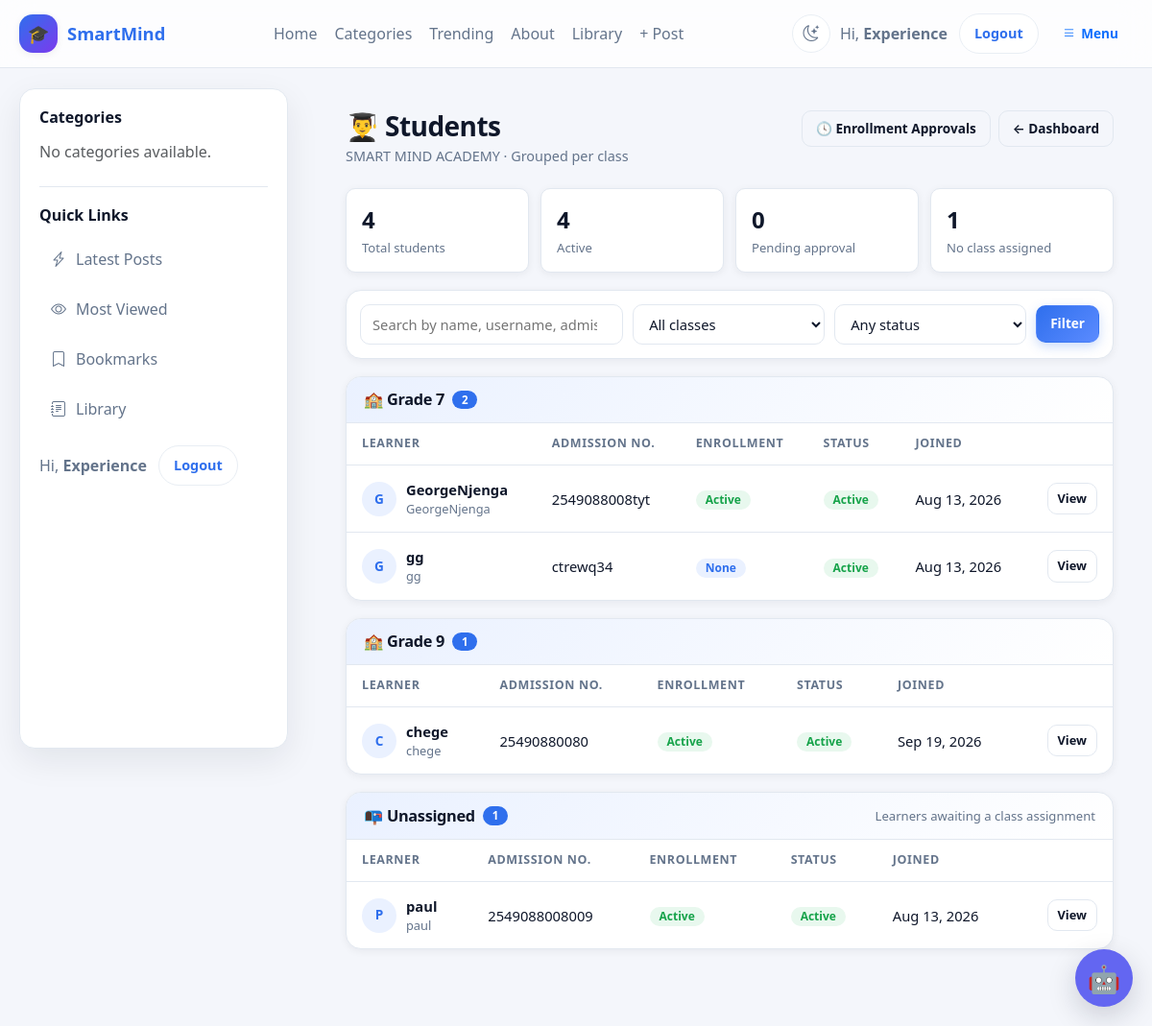
Before: /accounts/students/ (signed in) with the older database file.
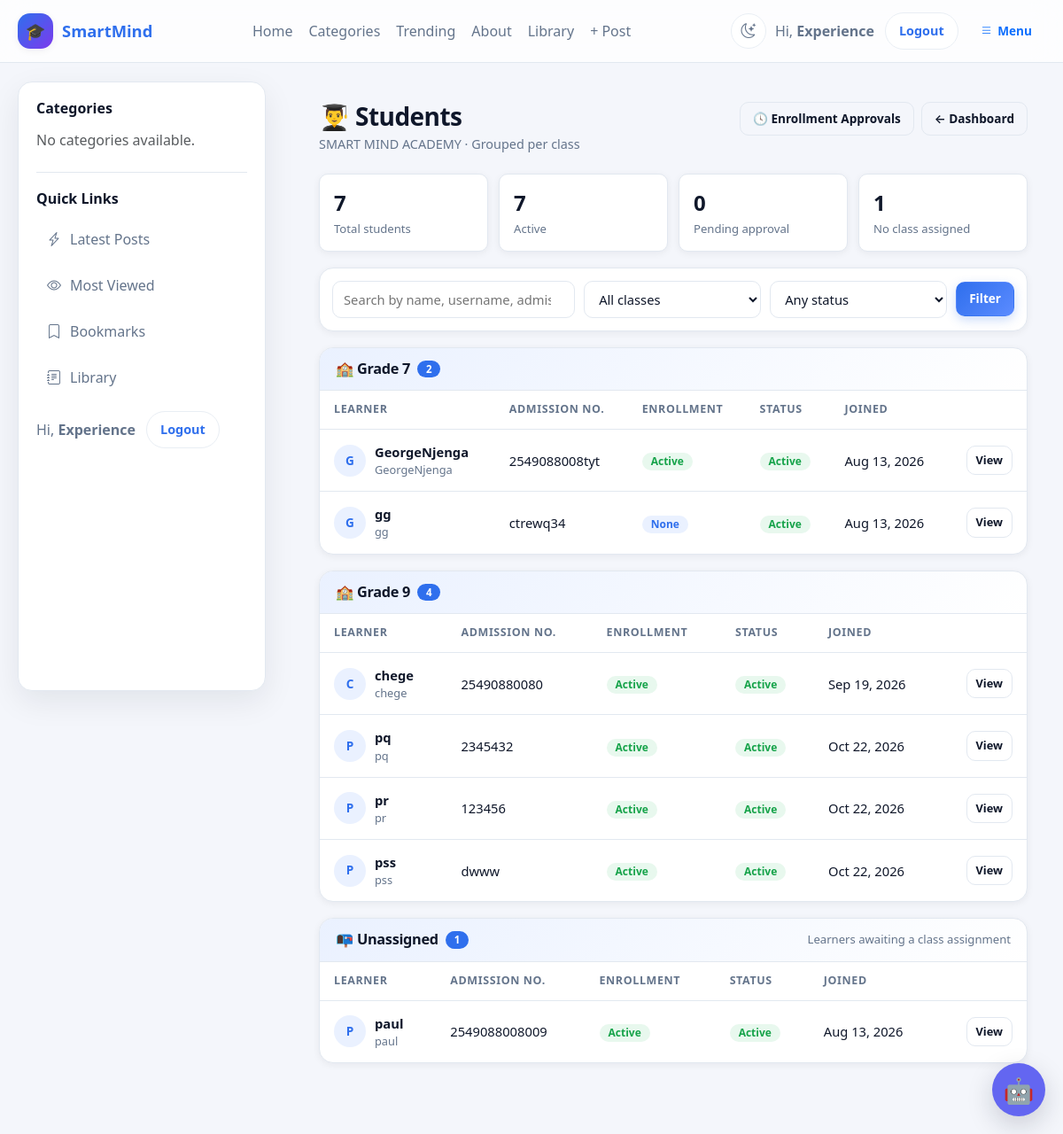
After: the same page with the newer database file.
### schools/models.py (models this page shows, shortened)
class SchoolClass(models.Model):
    LEVEL_CHOICES = [
        ("pre_primary", "Pre-Primary"),
        ("lower_primary", "Lower Primary"),
        ("upper_primary", "Upper Primary"),
        ("junior_school", "Junior School"),
        ("senior_school", "Senior School"),
    ]
    school = models.ForeignKey(
        School,
        on_delete=models.CASCADE,
        related_name="classes"
    )
    name = models.CharField(max_length=50)
    level = models.CharField(
        max_length=30,
        choices=LEVEL_CHOICES
    )
    order = models.PositiveSmallIntegerField(
        default=1,
        help_text="Used to sort classes."
    )
    is_active = models.BooleanField(default=True)
    class Meta:
        unique_together = ("school", "name")
        ordering = ["order", "name"]

### accounts/models.py (models this page shows, shortened)
class User(AbstractUser):
    ROLE_CHOICES = [
        ("school_admin", "School Admin"),
        ("teacher", "Teacher"),
        ("student", "Student"),
        ("parent", "Parent"),
    ]
    role = models.CharField(
        max_length=20,
        choices=ROLE_CHOICES,
        default="student",
        db_index=True,
    )
    school = models.ForeignKey(
        "schools.School",
        on_delete=models.CASCADE,
        related_name="users",
        null=True,
        blank=True,
    )
    school_class = models.ForeignKey(
        "schools.SchoolClass",
        on_delete=models.SET_NULL,
        related_name="students",
        null=True,
        blank=True,
    )
    teacher_role = models.ForeignKey(
        "TeacherRole",
        on_delete=models.SET_NULL,
        null=True,
        blank=True,
        related_name="teachers",
    )
    admission_number = models.CharField(
        max_length=30,
        unique=True,
        blank=True,
        null=True,
        db_index=True,
    )
    employee_number = models.CharField(
        max_length=30,
        unique=True,
        blank=True,
        null=True,
        db_index=True,
    )
    tsc_number = models.CharField(
        max_length=30,
        blank=True,
        null=True,
    )
    phone_number = models.CharField(max_length=20, blank=True)
    profile_picture = models.ImageField(upload_to="profiles/", blank=True, null=True)
    date_of_birth = models.DateField(blank=True, null=True)
    is_verified = models.BooleanField(default=False)
    created_at = models.DateTimeField(default=timezone.now)
    updated_at = models.DateTimeField(auto_now=True)
    is_approved = models.BooleanField(
        default=False,
        db_index=True,
        help_text=(
            "False for teacher/parent/school_admin until a superadmin approves. "
            "Students are auto-approved in clean()."
        ),
    )
    approval_requested_at = models.DateTimeField(default=timezone.now)
    approved_by = models.ForeignKey(
        "self",
        null=True,
        blank=True,
        on_delete=models.SET_NULL,
        related_name="approved_users",
    )
    def clean(self):
        super().clean()
        if self.is_superuser:
            return
        role_changed = False
        if self.pk:
            previous = (
                type(self)
                .objects.filter(pk=self.pk)
                .values_list("role", flat=True)
                .first()
            )
            if previous is not None and previous != self.role:
                role_changed = True
        if self.role == "student":
            self.is_approved = True
            self.approved_by = None
        elif not self.pk or role_changed:
            self.is_approved = False
            self.approved_by = None
            self.approval_requested_at = timezone.now()
        if self.role == "teacher":
            if not self.employee_number:
                raise ValidationError(
                    {"employee_number": "Teachers must have an employee number."}
                )
            if not self.teacher_role:
                raise ValidationError(
                    {"teacher_role": "Teachers must have a teacher role."}
                )
        if self.role == "student" and not self.admission_number:
            raise ValidationError(
                {"admission_number": "Students must have an admission number."}
            )
        if self.role != "teacher":
            self.teacher_role = None

### accounts/views.py (the view, shortened to what this page needs)
# urls.py: path("students/", views.student_list, name="student_list"),
@login_required
def student_list(request):
    school = request.user.school
    qs = (
        User.objects
        .filter(role="student", school=school)
        .select_related("school_class")
        .prefetch_related("enrollments")
        .order_by(
            "school_class__order",
            "school_class__name",
            "first_name",
            "last_name",
            "username",
        )
    )
    q = request.GET.get("q", "").strip()
    class_filter = request.GET.get("class", "").strip()
    status_filter = request.GET.get("status", "").strip()
    if class_filter:
        if class_filter == "unassigned":
            qs = qs.filter(school_class__isnull=True)
        else:
            qs = qs.filter(school_class_id=class_filter)
    if status_filter == "active":
        qs = qs.filter(is_active=True)
    elif status_filter == "inactive":
        qs = qs.filter(is_active=False)
    elif status_filter == "pending":
        qs = qs.filter(enrollments__status="PENDING").distinct()
    elif status_filter == "unassigned":
        qs = qs.filter(school_class__isnull=True)
    paginator = Paginator(qs, 25)
    page_obj = paginator.get_page(request.GET.get("page"))
    grouped = OrderedDict()
    for student in page_obj.object_list:
        grouped.setdefault(student.school_class, []).append(student)
    class_groups = sorted(
        grouped.items(),
        key=lambda kv: (
            kv[0] is None,
            kv[0].order if kv[0] else 0,
            kv[0].name if kv[0] else "",
        ),
    )
    total_students = User.objects.filter(school=school, role="student").count()
    active_students = User.objects.filter(
        school=school, role="student", is_active=True
    ).count()
    pending_students = User.objects.filter(
        school=school, role="student", enrollments__status="PENDING"
    ).distinct().count()
    unassigned_students = User.objects.filter(
        school=school, role="student", school_class__isnull=True
    ).count()
    all_classes = (
        SchoolClass.objects
        .filter(school=school, is_active=True)
        .order_by("order", "name")
    )
    return render(request, "student_list.html", {
        "students": page_obj.object_list,
        "class_groups": class_groups,
        "page_obj": page_obj,
        "paginator": paginator,
        "q": q,
        "class_filter": class_filter,
        "status_filter": status_filter,
        "all_classes": all_classes,
        "total_students": total_students,
        "active_students": active_students,
        "pending_students": pending_students,
        "unassigned_students": unassigned_students,
        "pending_count": pending_students,
    })

### accounts/templates/student_list.html (shortened to what the changed rows need)
{% extends "base.html" %}
{% load static %}
{% block content %}
<div class="page">
    <div class="stats">
        <div class="stat">
            <div class="n">{{ total_students }}</div>
            <div class="l">Total students</div>
        </div>
        <div class="stat">
            <div class="n">{{ active_students }}</div>
            <div class="l">Active</div>
        </div>
    </div>
    {% if class_groups %}
        <div class="class-list">
            {% for school_class, students_in_class in class_groups %}
                <div class="class-card">
                    <div class="class-card-head">
                        <h4>
                            {% if school_class %}
                                🏫 {{ school_class.name }}
                            {% else %}
                                📭 Unassigned
                            {% endif %}
                            <span class="count">{{ students_in_class|length }}</span>
                        </h4>
                        <div class="head-meta">
                            {% if school_class %}
                                {% if school_class.teacher %}
                                    Class teacher: {{ school_class.teacher.full_name }}
                                {% endif %}
                            {% else %}
                                Learners awaiting a class assignment
                            {% endif %}
                        </div>
                    </div>
                    <div class="table-responsive">
                        <table class="students">
                            <thead>
                                <tr>
                                    <th>Learner</th>
                                    <th>Admission no.</th>
                                    <th>Enrollment</th>
                                    <th>Status</th>
                                    <th>Joined</th>
                                    <th></th>
                                </tr>
                            </thead>
                            <tbody>
                                {% for s in students_in_class %}
                                    <tr>
                                        <td data-label="Learner">
                                            <div class="name-cell">
                                                <span class="avatar">
                                                    {{ s.first_name|first|default:s.username|first|upper }}
                                                </span>
                                                <div>
                                                    <div class="full">{{ s.get_full_name|default:s.username }}</div>
                                                    <div class="username">{{ s.username }}</div>
                                                </div>
                                            </div>
                                        </td>
                                        <td data-label="Admission no.">
                                            {{ s.admission_number|default:"—" }}
                                        </td>
                                        <td data-label="Enrollment">
                                            {% with s.enrollments.all|first as e %}
                                                {% if e %}
                                                    {% if e.status == "ACTIVE" %}
                                                        <span class="badge badge-active">Active</span>
                                                    {% elif e.status == "PENDING" %}
                                                        <span class="badge badge-pending">Pending</span>
                                                    {% elif e.status == "REJECTED" %}
                                                        <span class="badge badge-inactive">Rejected</span>
                                                    {% else %}
                                                        <span class="badge badge-neutral">{{ e.get_status_display }}</span>
                                                    {% endif %}
                                                {% else %}
                                                    <span class="badge badge-neutral">None</span>
                                                {% endif %}
                                            {% endwith %}
                                        </td>
                                        <td data-label="Status">
                                            {% if s.is_active %}
                                                <span class="badge badge-active">Active</span>
                                            {% else %}
                                                <span class="badge badge-inactive">Inactive</span>
                                            {% endif %}
                                        </td>
                                        <td data-label="Joined">
                                            {{ s.date_joined|date:"M d, Y" }}
                                        </td>
                                        <td data-label="">
                                            <div class="row-actions">
                                                <a href="{% url 'student_detail' s.id %}"
                                                   class="btn btn-sm btn-outline">
                                                    View
                                                </a>
                                            </div>
                                        </td>
                                    </tr>
                                {% endfor %}
                            </tbody>
                        </table>
                    </div>
                </div>
            {% endfor %}
        </div>
    {% endif %}
</div>
{% endblock %}

Changed rows visible on the page:
computed for SchoolClass "Grade 9": students_in_class "1" → "4"
added User: first_name|first "P", get_full_name "pq", username "pq", admission_number "2345432", shows "Active", is_active "Active", date_joined "Oct 22, 2026", shown under SchoolClass "Grade 9"
added User: first_name|first "P", get_full_name "pr", username "pr", admission_number "123456", shows "Active", is_active "Active", date_joined "Oct 22, 2026", shown under SchoolClass "Grade 9"
added User: first_name|first "P", get_full_name "pss", username "pss", admission_number "dwww", shows "Active", is_active "Active", date_joined "Oct 22, 2026", shown under SchoolClass "Grade 9"
Other visible differences:
{{ total_students }}: "4" → "7"
{{ active_students }}: "4" → "7"
